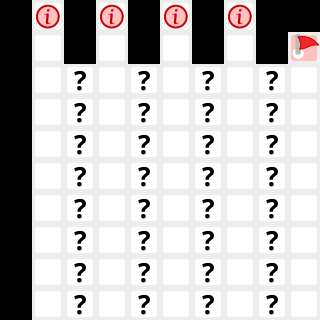

A level layout from a 2D game, rendered from its tile map. Below: a short description, then the map file with its tile-grid data intact:
An orthogonal 10x10 tile map with 32x32 px tiles, 1 tile layer (Calque de Tuiles 1).

<map version="1.5" tiledversion="1.7.0" orientation="orthogonal" renderorder="right-down" width="10" height="10" tilewidth="32" tileheight="32" infinite="0" nextlayerid="4" nextobjectid="2">
 <editorsettings>
  <export target="lvl11.csv" format="csv" />
 </editorsettings>
 <tileset firstgid="1" source="vbot_tilemap.tsx" />
 <layer id="1" name="Calque de Tuiles 1" width="10" height="10">
  <data encoding="csv">
4,6,4,6,4,6,4,6,4,4,
4,1,4,1,4,1,4,1,4,2,
4,1,5,1,5,1,5,1,5,1,
4,1,5,1,5,1,5,1,5,1,
4,1,5,1,5,1,5,1,5,1,
4,1,5,1,5,1,5,1,5,1,
4,1,5,1,5,1,5,1,5,1,
4,1,5,1,5,1,5,1,5,1,
4,1,5,1,5,1,5,1,5,1,
4,1,5,1,5,1,5,1,5,1
</data>
 </layer>
</map>
